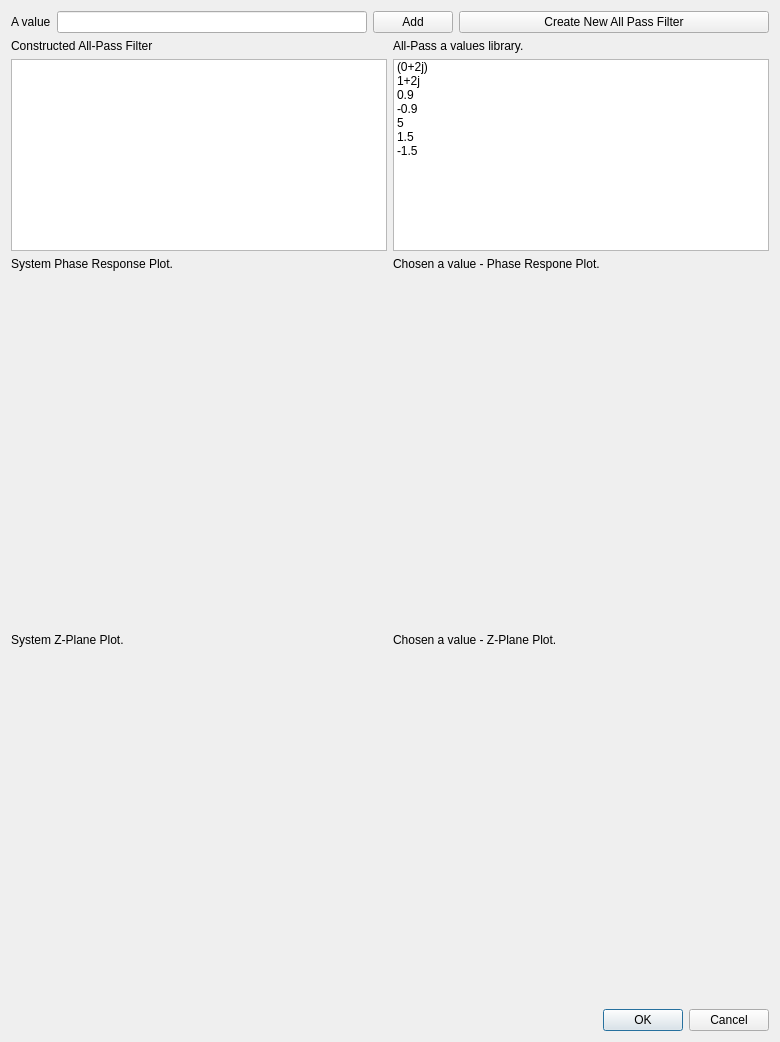
<?xml version="1.0" encoding="UTF-8"?>
<ui version="4.0">
 <class>Dialog</class>
 <widget class="QDialog" name="Dialog">
  <property name="geometry">
   <rect>
    <x>0</x>
    <y>0</y>
    <width>780</width>
    <height>1042</height>
   </rect>
  </property>
  <property name="sizePolicy">
   <sizepolicy hsizetype="Preferred" vsizetype="MinimumExpanding">
    <horstretch>0</horstretch>
    <verstretch>0</verstretch>
   </sizepolicy>
  </property>
  <property name="windowTitle">
   <string>Dialog</string>
  </property>
  <layout class="QGridLayout" name="gridLayout_2">
   <item row="0" column="0">
    <layout class="QHBoxLayout" name="horizontalLayout_7">
     <item>
      <layout class="QHBoxLayout" name="horizontalLayout">
       <item>
        <widget class="QLabel" name="add_a_value_label">
         <property name="sizePolicy">
          <sizepolicy hsizetype="Fixed" vsizetype="Preferred">
           <horstretch>0</horstretch>
           <verstretch>0</verstretch>
          </sizepolicy>
         </property>
         <property name="text">
          <string>A value</string>
         </property>
        </widget>
       </item>
       <item>
        <widget class="QLineEdit" name="add_a_value_lnedit">
         <property name="sizePolicy">
          <sizepolicy hsizetype="Minimum" vsizetype="Fixed">
           <horstretch>0</horstretch>
           <verstretch>0</verstretch>
          </sizepolicy>
         </property>
        </widget>
       </item>
       <item>
        <widget class="QPushButton" name="add_a_value_button">
         <property name="sizePolicy">
          <sizepolicy hsizetype="Fixed" vsizetype="Fixed">
           <horstretch>0</horstretch>
           <verstretch>0</verstretch>
          </sizepolicy>
         </property>
         <property name="text">
          <string>Add</string>
         </property>
        </widget>
       </item>
       <item>
        <widget class="QPushButton" name="create_new_all_pass_btn">
         <property name="text">
          <string>Create New All Pass Filter</string>
         </property>
        </widget>
       </item>
      </layout>
     </item>
    </layout>
   </item>
   <item row="1" column="0">
    <layout class="QVBoxLayout" name="verticalLayout_6">
     <item>
      <layout class="QVBoxLayout" name="verticalLayout_5">
       <item>
        <layout class="QVBoxLayout" name="verticalLayout_4">
         <item>
          <layout class="QHBoxLayout" name="horizontalLayout_6">
           <item>
            <widget class="QLabel" name="system_lbl">
             <property name="sizePolicy">
              <sizepolicy hsizetype="Minimum" vsizetype="Preferred">
               <horstretch>0</horstretch>
               <verstretch>0</verstretch>
              </sizepolicy>
             </property>
             <property name="text">
              <string>Constructed All-Pass Filter</string>
             </property>
            </widget>
           </item>
           <item>
            <widget class="QLabel" name="library_list_lbl">
             <property name="enabled">
              <bool>true</bool>
             </property>
             <property name="sizePolicy">
              <sizepolicy hsizetype="Minimum" vsizetype="Preferred">
               <horstretch>0</horstretch>
               <verstretch>0</verstretch>
              </sizepolicy>
             </property>
             <property name="text">
              <string>All-Pass a values library.</string>
             </property>
            </widget>
           </item>
          </layout>
         </item>
         <item>
          <layout class="QHBoxLayout" name="horizontalLayout_5">
           <item>
            <widget class="QListWidget" name="system_list">
             <property name="sizePolicy">
              <sizepolicy hsizetype="Minimum" vsizetype="Minimum">
               <horstretch>0</horstretch>
               <verstretch>0</verstretch>
              </sizepolicy>
             </property>
            </widget>
           </item>
           <item>
            <widget class="QListWidget" name="library_list">
             <property name="sizePolicy">
              <sizepolicy hsizetype="Minimum" vsizetype="Minimum">
               <horstretch>0</horstretch>
               <verstretch>1</verstretch>
              </sizepolicy>
             </property>
             <property name="editTriggers">
              <set>QAbstractItemView::DoubleClicked|QAbstractItemView::EditKeyPressed|QAbstractItemView::SelectedClicked</set>
             </property>
             <property name="selectionMode">
              <enum>QAbstractItemView::SingleSelection</enum>
             </property>
             <item>
              <property name="text">
               <string>(0+2j)</string>
              </property>
             </item>
             <item>
              <property name="text">
               <string>1+2j</string>
              </property>
             </item>
             <item>
              <property name="text">
               <string>0.9</string>
              </property>
             </item>
             <item>
              <property name="text">
               <string>-0.9</string>
              </property>
             </item>
             <item>
              <property name="text">
               <string>5</string>
              </property>
             </item>
             <item>
              <property name="text">
               <string>1.5</string>
              </property>
             </item>
             <item>
              <property name="text">
               <string>-1.5</string>
              </property>
             </item>
            </widget>
           </item>
          </layout>
         </item>
        </layout>
       </item>
       <item>
        <layout class="QVBoxLayout" name="verticalLayout_3">
         <item>
          <layout class="QVBoxLayout" name="verticalLayout_2">
           <item>
            <layout class="QHBoxLayout" name="horizontalLayout_4">
             <item>
              <widget class="QLabel" name="system_phase_response_lbl">
               <property name="enabled">
                <bool>true</bool>
               </property>
               <property name="sizePolicy">
                <sizepolicy hsizetype="Minimum" vsizetype="Preferred">
                 <horstretch>0</horstretch>
                 <verstretch>0</verstretch>
                </sizepolicy>
               </property>
               <property name="text">
                <string>System Phase Response Plot.</string>
               </property>
              </widget>
             </item>
             <item>
              <widget class="QLabel" name="library_phase_response_lbl">
               <property name="sizePolicy">
                <sizepolicy hsizetype="Preferred" vsizetype="Preferred">
                 <horstretch>0</horstretch>
                 <verstretch>0</verstretch>
                </sizepolicy>
               </property>
               <property name="text">
                <string>Chosen a value - Phase Respone Plot.</string>
               </property>
              </widget>
             </item>
            </layout>
           </item>
           <item>
            <layout class="QHBoxLayout" name="horizontalLayout_3">
             <item>
              <widget class="PlotWidget" name="system_phase_response_widget" native="true">
               <property name="sizePolicy">
                <sizepolicy hsizetype="Expanding" vsizetype="Expanding">
                 <horstretch>0</horstretch>
                 <verstretch>0</verstretch>
                </sizepolicy>
               </property>
              </widget>
             </item>
             <item>
              <widget class="PlotWidget" name="library_phase_response_widget" native="true">
               <property name="sizePolicy">
                <sizepolicy hsizetype="Expanding" vsizetype="Expanding">
                 <horstretch>0</horstretch>
                 <verstretch>0</verstretch>
                </sizepolicy>
               </property>
              </widget>
             </item>
            </layout>
           </item>
          </layout>
         </item>
         <item>
          <layout class="QVBoxLayout" name="verticalLayout">
           <item>
            <layout class="QHBoxLayout" name="horizontalLayout_2">
             <item>
              <widget class="QLabel" name="system_z_plane_lbl">
               <property name="text">
                <string>System Z-Plane Plot.</string>
               </property>
              </widget>
             </item>
             <item>
              <widget class="QLabel" name="library_z_plane_lbl">
               <property name="sizePolicy">
                <sizepolicy hsizetype="Preferred" vsizetype="Preferred">
                 <horstretch>0</horstretch>
                 <verstretch>0</verstretch>
                </sizepolicy>
               </property>
               <property name="text">
                <string>Chosen a value - Z-Plane Plot.</string>
               </property>
              </widget>
             </item>
            </layout>
           </item>
           <item>
            <layout class="QGridLayout" name="gridLayout">
             <item row="0" column="0">
              <widget class="PlotWidget" name="system_z_plane_widget" native="true">
               <property name="sizePolicy">
                <sizepolicy hsizetype="Expanding" vsizetype="Expanding">
                 <horstretch>0</horstretch>
                 <verstretch>0</verstretch>
                </sizepolicy>
               </property>
               <property name="layoutDirection">
                <enum>Qt::RightToLeft</enum>
               </property>
              </widget>
             </item>
             <item row="0" column="1">
              <widget class="PlotWidget" name="library_z_plane_widget" native="true">
               <property name="sizePolicy">
                <sizepolicy hsizetype="Expanding" vsizetype="Expanding">
                 <horstretch>0</horstretch>
                 <verstretch>0</verstretch>
                </sizepolicy>
               </property>
              </widget>
             </item>
            </layout>
           </item>
          </layout>
         </item>
        </layout>
       </item>
      </layout>
     </item>
     <item>
      <widget class="QDialogButtonBox" name="buttonBox">
       <property name="orientation">
        <enum>Qt::Horizontal</enum>
       </property>
       <property name="standardButtons">
        <set>QDialogButtonBox::Cancel|QDialogButtonBox::Ok</set>
       </property>
      </widget>
     </item>
    </layout>
   </item>
  </layout>
 </widget>
 <customwidgets>
  <customwidget>
   <class>PlotWidget</class>
   <extends>QWidget</extends>
   <header>pyqtgraph</header>
   <container>1</container>
  </customwidget>
 </customwidgets>
 <resources/>
 <connections>
  <connection>
   <sender>buttonBox</sender>
   <signal>accepted()</signal>
   <receiver>Dialog</receiver>
   <slot>accept()</slot>
   <hints>
    <hint type="sourcelabel">
     <x>248</x>
     <y>254</y>
    </hint>
    <hint type="destinationlabel">
     <x>157</x>
     <y>274</y>
    </hint>
   </hints>
  </connection>
  <connection>
   <sender>buttonBox</sender>
   <signal>rejected()</signal>
   <receiver>Dialog</receiver>
   <slot>reject()</slot>
   <hints>
    <hint type="sourcelabel">
     <x>316</x>
     <y>260</y>
    </hint>
    <hint type="destinationlabel">
     <x>286</x>
     <y>274</y>
    </hint>
   </hints>
  </connection>
 </connections>
</ui>
